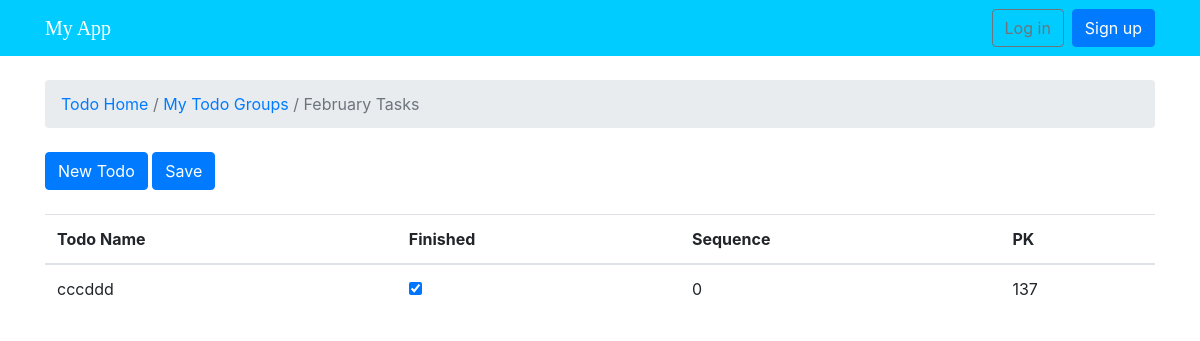
Page /todo/todos_by_group/1 on the earlier database version.
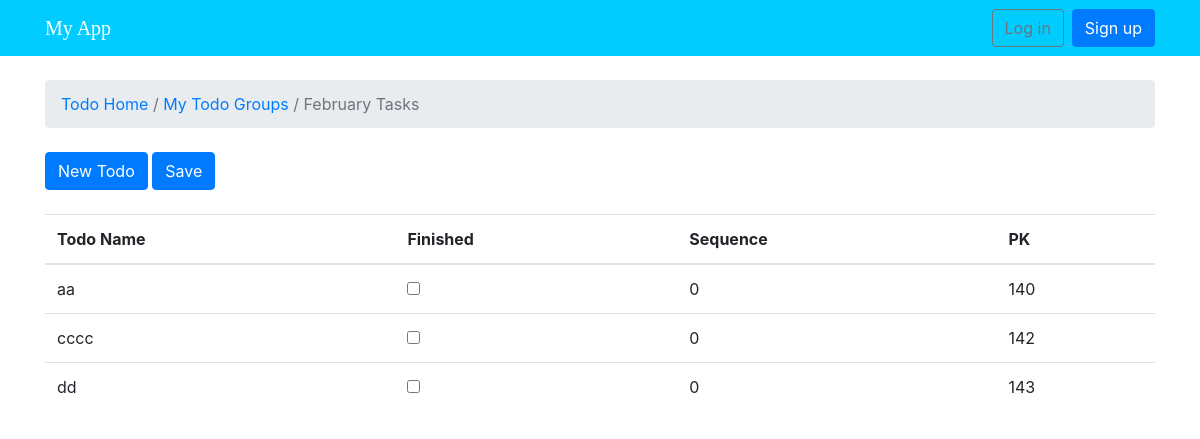
Same page on the later database version.
### todo/models.py (models this page shows, shortened)
class Todo(models.Model):
    label = models.CharField(max_length=300)
    finished = models.BooleanField(default=False)
    created_at = models.DateTimeField(auto_now_add=True)
    sequence = models.IntegerField(default=0)
    todo_group = models.ForeignKey(TodoGroup, on_delete=models.CASCADE, related_name='todos')

### todo/views.py (the view)
# urls.py: path('todos_by_group/<int:todo_group_id>', views.todos_by_group, name='todos_by_group'),
def todos_by_group(request,todo_group_id):
    todos = Todo.objects.all().filter(todo_group__id=todo_group_id).order_by('-sequence')
    return render(request, 'todo/todos.html', {'todos': todos, 'todo_group_name': todos[0].todo_group, 'todo_group_id': todo_group_id })

### todo/models.py (called while the page is built)
    def __str__(self):
        return self.name

### templates/todo/todos.html
{% extends 'base.html' %}
{% block breadcrumb %}
  <li class="breadcrumb-item active"><a href="{% url 'todo:index' %}">Todo Home</a> / <a href="{% url 'todo:all_todo_groups' %}">My Todo Groups</a> / {{todo_group_name}}</li>
{% endblock %}
{% block content %}
<div class="mb-4">
  <a href="{% url 'todo:new_todo' todo_group_id %}" class="btn btn-primary">New Todo  </a>
  <a href="{% url 'todo:manage_group_of_todos' todo_group_id %}" class="btn btn-primary">Save</a>
</div>
<table class="table">
  <thead class="thead-inverse">
    <tr>
      <th>Todo Name</th>
      <th>Finished</th>
      <th>Sequence</th>
      <th>PK</th>
    </tr>
  </thead>
  <tbody>
    {% for todo in todos %}
      <tr>
        <td>{{ todo.label }}</td>
        <td>
          <input type="checkbox"
          {% if todo.finished  %}
            checked
          {% endif %}
          value="{{ todo.pk }}" name="finished"
          >
        </td>
        <td>{{ todo.sequence }}</td>
        <td>{{ todo.pk }}</td>
      </tr>
    {% endfor %}
  </tbody>
</table>
{% endblock %}

Differences in the rows shown:
removed Todo: label "cccddd", finished "☑", sequence "0", pk "137"
added Todo: label "aa", sequence "0", pk "140"
added Todo: label "cccc", sequence "0", pk "142"
added Todo: label "dd", sequence "0", pk "143"
